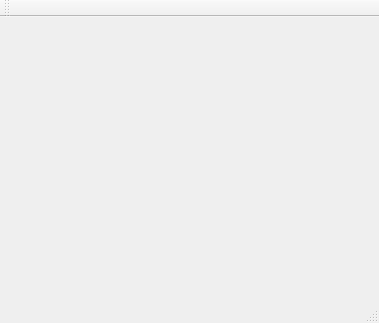
<?xml version="1.0" encoding="UTF-8"?>
<ui version="4.0">
 <class>CMicrocodeMainWindow</class>
 <widget class="QMainWindow" name="CMicrocodeMainWindow">
  <property name="geometry">
   <rect>
    <x>0</x>
    <y>0</y>
    <width>379</width>
    <height>323</height>
   </rect>
  </property>
  <property name="windowTitle">
   <string>Microcode</string>
  </property>
  <property name="windowIcon">
   <iconset resource="resources.qrc">
    <normaloff>:/common/embleme.png</normaloff>:/common/embleme.png</iconset>
  </property>
  <property name="styleSheet">
   <string notr="true"/>
  </property>
  <widget class="QWidget" name="centralWidget"/>
  <widget class="QMenuBar" name="menuBar">
   <property name="geometry">
    <rect>
     <x>0</x>
     <y>0</y>
     <width>379</width>
     <height>21</height>
    </rect>
   </property>
  </widget>
  <widget class="QToolBar" name="mainToolBar">
   <attribute name="toolBarArea">
    <enum>TopToolBarArea</enum>
   </attribute>
   <attribute name="toolBarBreak">
    <bool>false</bool>
   </attribute>
  </widget>
  <widget class="QStatusBar" name="statusBar"/>
 </widget>
 <layoutdefault spacing="6" margin="11"/>
 <resources>
  <include location="resources.qrc"/>
 </resources>
 <connections/>
</ui>
